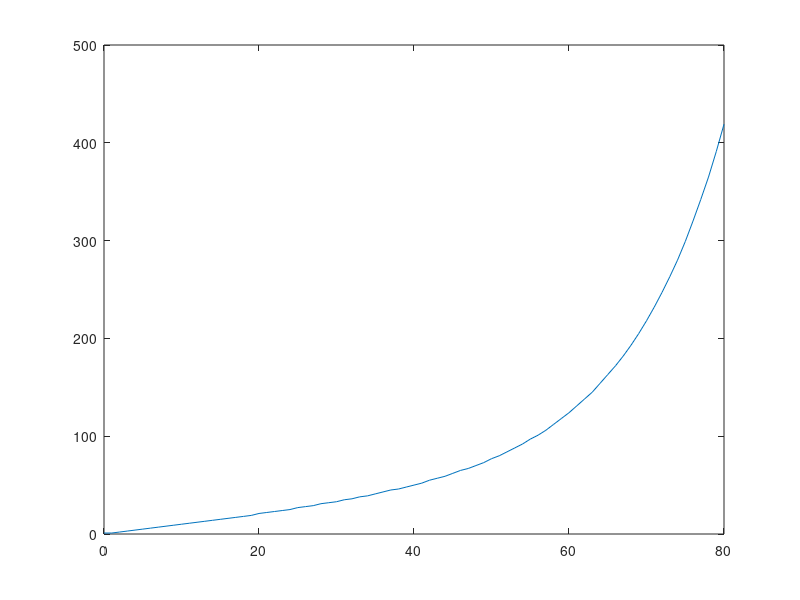
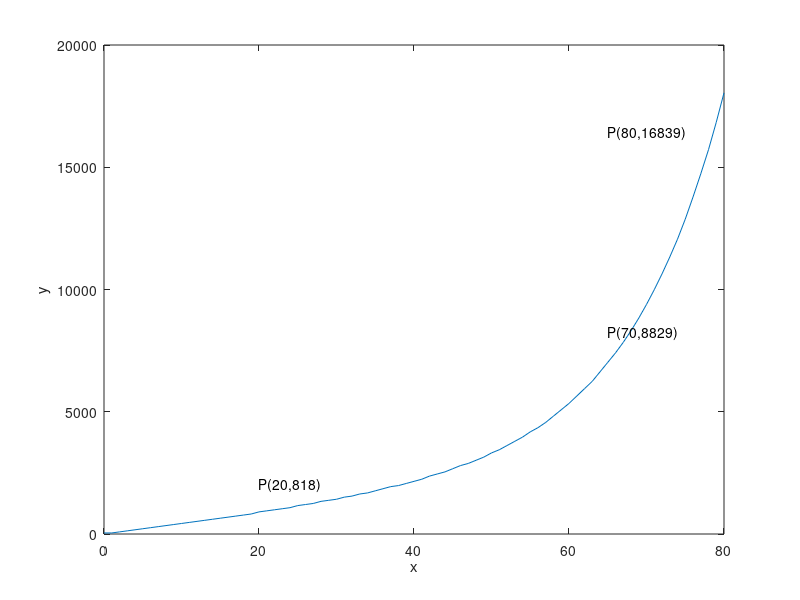

Source code (MATLAB) for these figures, in order:
close all; clear all;

N = 80;
n = 0:N;
a=1.085;
b=1.07;
c=3.5;
f=round((realpow(a,n)+realpow(n,b))/2+n/c);

fp = fopen('\mapper.txt','w');
for i = 0:N
     fprintf(fp,'rom[%.2d] = {10''d%d}; ',i,round((realpow(a,i)+realpow(i,b))/2+i/c));
     fprintf(fp,'\r\n');
end
fclose(fp);


figure;
plot(n,f);
figure;
plot(n,f/1024*44.1*1000);

hold on;

p1=20;
p2=70;
p3=80;
text(p1,f(p1)+2000,['P(',num2str(p1),',',num2str(round(f(p1)/1024*44.1*1000)),')'])
text(p2-5,f(p2)+8000,['P(',num2str(p2),',',num2str(round(f(p2)/1024*44.1*1000)),')'])
text(p2-5,f(p3)+16000,['P(',num2str(p3),',',num2str(round(f(p3)/1024*44.1*1000)),')'])
xlabel('x');
ylabel('y')


